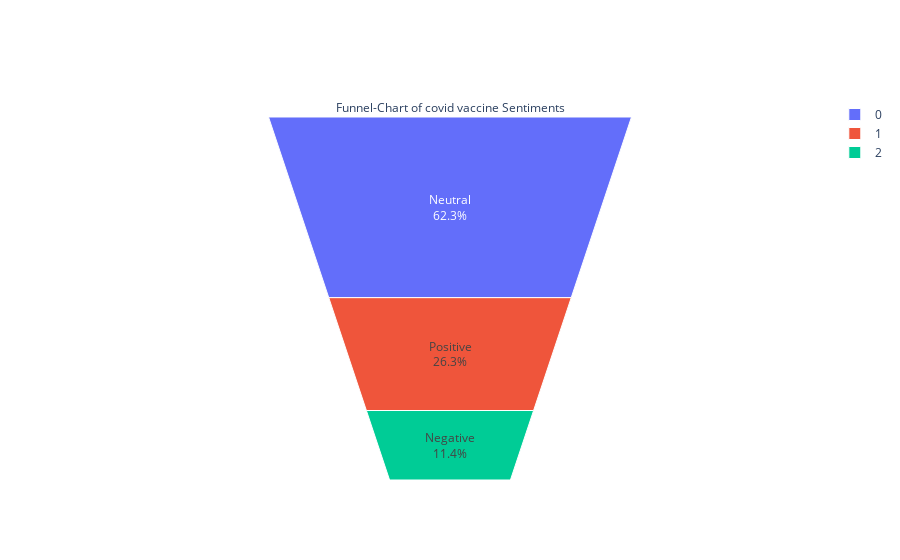

Source (notebook cell):
### Code cell
plt.figure(figsize=(12,6))
sns.countplot(x='sentiment',data=data)
fig = go.Figure(go.Funnelarea(
    text =temp.sentiment,
    values = temp.text,
    title = {"position": "top center", "text": "Funnel-Chart of covid vaccine Sentiments"}
    ))
fig.show()

### Figure 1 — Plotly figure (JSON) as saved in the notebook; plotly's stock layout.template omitted (floating-point values rounded to 4 significant figures)
{"data": [{"text": ["Neutral", "Positive", "Negative"], "title": {"position": "top center", "text": "Funnel-Chart of covid vaccine Sentiments"}, "type": "funnelarea", "values": [204664, 86499, 37456]}], "layout": {}}
